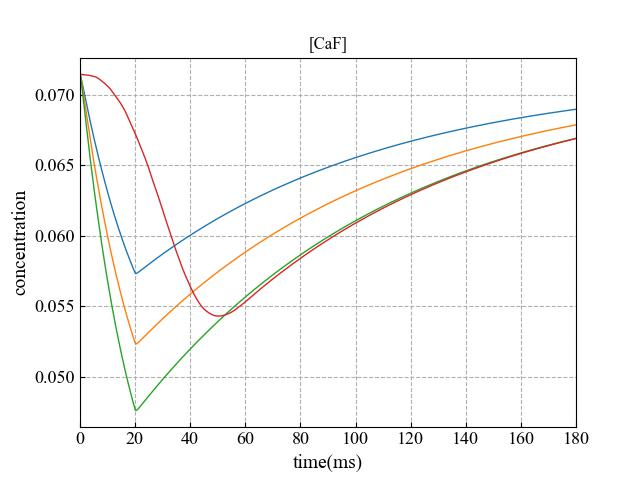

This figure's Python source:
import csv
import random
import numpy as np
import pandas as pd
from matplotlib import pyplot as plt
from matplotlib import font_manager

font_manager.fontManager.addfont('../../fonts/time-simsun.ttf')

plt.rcParams['font.sans-serif'] = 'Times New Roman + Simsun'
plt.rcParams['axes.unicode_minus'] = False

# 读取数据
CCAF = 1 / 14
CCA = 1
csv_data_ryr4 = pd.read_csv("avg_gn_jsr_4.csv", header=None)
csv_data_ryr6 = pd.read_csv("avg_gn_jsr_6.csv", header=None)
csv_data_ryr8 = pd.read_csv("avg_gn_jsr_8.csv", header=None)

csv_data_fn_4 = pd.read_csv("avg_fn_jsr_4.csv", header=None)
csv_data_fn_6 = pd.read_csv("avg_fn_jsr_6.csv", header=None)
csv_data_fn_8 = pd.read_csv("avg_fn_jsr_8.csv", header=None)

i_ca_fsr_4 = pd.read_csv("i_ca_fsr_4.csv", header=None)
i_ca_fsr_6 = pd.read_csv("i_ca_fsr_6.csv", header=None)
i_ca_fsr_8 = pd.read_csv("i_ca_fsr_8.csv", header=None)

i_ca_rsr_4 = pd.read_csv("i_ca_rsr_4.csv", header=None)
i_ca_rsr_6 = pd.read_csv("i_ca_rsr_6.csv", header=None)
i_ca_rsr_8 = pd.read_csv("i_ca_rsr_8.csv", header=None)

def insert(csv_data):
    xx = csv_data.index.values
    yy = csv_data[0].values
    return xx, yy


# 按照权重随机取数据
def prepare_data():
    # 定义权重
    weight = {'RyR4': 50, 'RyR6': 150, 'RyR8': 90}
    # 权重求和
    total_weight = sum(weight.values())
    # 在1与权重和之间获取一个随机数
    random_weight = round(random.uniform(1, total_weight))
    curr_sum = 0
    res = None
    # keys = weight.iterkeys()  # 使用Python2.x中的iterkeys
    keys = weight.keys()  # 使用Python3.x中的keys
    for key in keys:
        curr_sum += weight[key]  # 在遍历中，累加当前权重值
        if random_weight <= curr_sum:  # 当随机数<=当前权重和时，返回权重key
            res = key
            break
    return res


# 方法一
def gauss():
    # 拼接的第一列
    time_matrix_gn = csv_data_ryr6
    time_matrix_fn = csv_data_fn_6
    time_matrix_icaf = i_ca_fsr_6
    time_matrix_icar = i_ca_rsr_6

    # 取随机延长的时间
    n = []
    for i in range(100):
        # random.gauss(平均值,标准差)
        n.append(random.gauss(100, 100))
    extend_time = np.sort(np.array(n))
    # 筛选数据
    extend_time_array = (extend_time[(extend_time >= 0.0) & (extend_time <= 200.0)]).astype(int)
    print(extend_time_array)
    for i in range(len(extend_time_array)):
        # a = int((random.random()) * 100)
        time = extend_time_array[i]
        res = prepare_data()
        csv_data_gn = 0
        csv_data_fn = 0
        csv_data_icaf = 0
        csv_data_icar = 0

        if res == 'RyR4':
            csv_data_gn = csv_data_ryr4
            csv_data_fn = csv_data_fn_4
            csv_data_icaf = i_ca_fsr_4
            csv_data_icar = i_ca_rsr_4
        elif res == 'RyR6':
            csv_data_gn = csv_data_ryr6
            csv_data_fn = csv_data_fn_6
            csv_data_icaf = i_ca_fsr_6
            csv_data_icar = i_ca_rsr_6
        elif res == 'RyR8':
            csv_data_gn = csv_data_ryr8
            csv_data_fn = csv_data_fn_8
            csv_data_icaf = i_ca_fsr_8
            csv_data_icar = i_ca_rsr_8

        time_matrix_gn = pd.concat([time_matrix_gn, csv_data_gn.shift(time).fillna(CCAF)], axis=1)
        time_matrix_fn = pd.concat([time_matrix_fn, csv_data_fn.shift(time).fillna(CCA)], axis=1)
        time_matrix_icaf = pd.concat([time_matrix_icaf, csv_data_icaf.shift(time).fillna(csv_data_icaf[0])], axis=1)
        time_matrix_icar = pd.concat([time_matrix_icar, csv_data_icar.shift(time).fillna(csv_data_icar[0])], axis=1)

    return time_matrix_gn, time_matrix_fn, time_matrix_icaf, time_matrix_icar


# 方法二
def custom():
    time_matrix = csv_data_ryr6
    a = np.linspace(0, 80, 100)
    b = np.linspace(80, 120, 100)
    c = np.linspace(120, 200, 10)
    d = np.concatenate((a[:-1], b[:-1], c[:-1]))
    # print(d)
    for i in range(len(d)):
        # 随机数偏移量,并填充
        res = prepare_data()
        csv_data = 0
        if res == 'RyR4':
            csv_data = csv_data_ryr4
        elif res == 'RyR6':
            csv_data = csv_data_ryr6
        elif res == 'RyR8':
            csv_data = csv_data_ryr8
        # 迭代拼接
        time_matrix = pd.concat([time_matrix, csv_data.shift(int(d[i])).fillna(CCAF)], axis=1)
    return time_matrix


time_matrix_gn, time_matrix_fn, time_matrix_icaf, time_matrix_icar = gauss()

gn_x = time_matrix_gn.index.values
# 求均值
gn_y = time_matrix_gn.mean(axis=1).values

fn_x = time_matrix_fn.index.values
# 求均值
fn_y = time_matrix_fn.mean(axis=1).values

icaf_x = time_matrix_icaf.index.values
# 求均值
icaf_y = time_matrix_icaf.mean(axis=1).values

icar_x = time_matrix_icar.index.values
# 求均值
icar_y = time_matrix_icar.mean(axis=1).values

np.savetxt('avg_gn_jsr_gauss_new_2.csv', gn_y, fmt='%.15f')
np.savetxt('avg_fn_jsr_gauss_new_2.csv', fn_y, fmt='%.15f')
np.savetxt('i_ca_fsr_gauss_new_2.csv', icaf_y, fmt='%.15f')
np.savetxt('i_ca_rsr_gauss_new_2.csv', icar_y, fmt='%.15f')

print(type(gn_y))
plt.figure()
plt.rcParams['xtick.direction'] = 'in'
plt.rcParams['ytick.direction'] = 'in'
plt.grid(linestyle="--")
plt.plot(csv_data_ryr4.index.values, csv_data_ryr4[0].values, linewidth=1)
plt.plot(csv_data_ryr6.index.values, csv_data_ryr6[0].values, linewidth=1)
plt.plot(csv_data_ryr8.index.values, csv_data_ryr8[0].values, linewidth=1)
plt.plot(gn_x, gn_y, linewidth=1)
plt.title("[CaF]")
plt.ylabel("concentration", fontsize=14)
plt.xlabel("time(ms)", fontsize=14)
plt.xlim((0, 900))
plt.xticks([0, 100, 200, 300, 400, 500, 600, 700, 800, 900],
           [0, 20, 40, 60, 80, 100, 120, 140, 160, 180], fontsize=13)
plt.yticks(fontsize=13)
plt.savefig("gauss_new.jpg")
plt.show()
